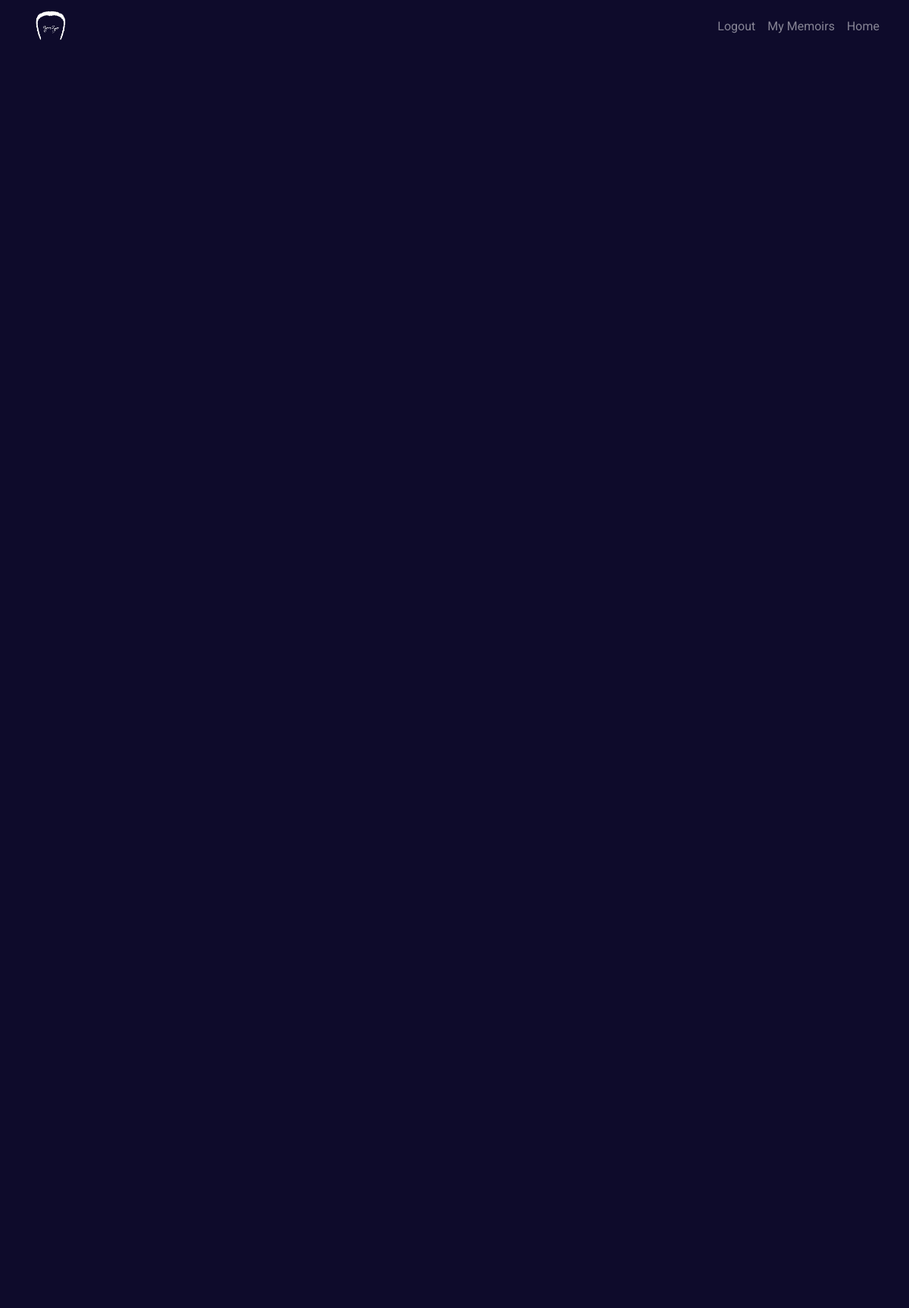
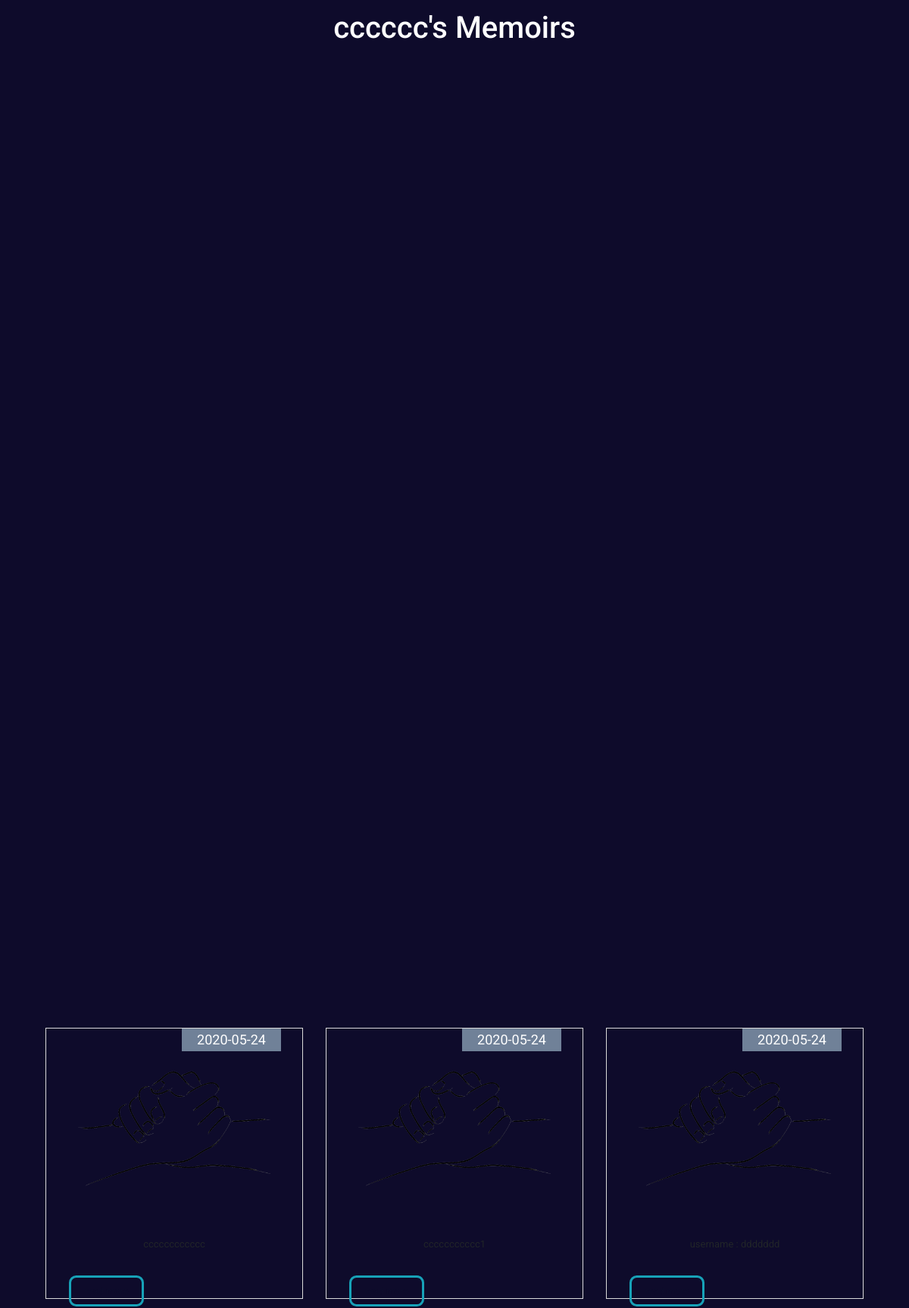
The page /memoirs (signed in, upper part) on the database its author committed (2 pictures, top to bottom).
### Jurzo/models.py (models this page shows, shortened)
class User(db.Model,UserMixin):
    email=db.Column(db.String(50),nullable=False)
    username=db.Column(db.String(),nullable=False,unique=True)
    id=db.Column(db.Integer,primary_key=True)
    password=db.Column(db.String(60),nullable=False)
    page=db.relationship('Page',backref= 'owner' , lazy=True)

class Page(db.Model):
    id = db.Column(db.Integer,primary_key=True)
    user_id= db.Column(db.Integer,db.ForeignKey('user.id'),nullable=False)
    date_created = db.Column(db.DateTime,nullable=False,default= datetime.utcnow)
    name=db.Column(db.Text)
    pet_name= db.Column(db.Text)
    phone_num= db.Column(db.Text)
    address= db.Column(db.Text)
    mail = db.Column(db.Text)
    birthday = db.Column(db.Text)
    nick_name= db.Column(db.Text)
    Quote = db.Column(db.Text)
    Songs = db.Column(db.Text)
    likes = db.Column(db.Text)
    hates = db.Column(db.Text)
    what_us = db.Column(db.Text)
    lastd = db.Column(db.Text)

### Jurzo/routes.py (the view)
@jurzo.route('/memoirs')
@login_required
def memoirs():
    pages  = Page.query.filter_by(owner=current_user)
    Quotes =[]
    From = []
    for page in pages:
        Quotes.append(page.Quote)
        From.append(page.name)
    Front_Content = {Quotes[i] : From[i] for i in range(len(Quotes))}
    return render_template('memoirs.html' , pages = pages, Quotes = Front_Content )

### Jurzo/models.py (called while the page is built)
@login_manager.user_loader
def load_user(userid):
    return User.query.get(int(userid))

### Jurzo/templates/memoirs.html (shortened to what this page needs)
{%extends "layout.html"%}
{%block content%}
<h1 style= "color:white" class="h1">{{current_user.username}}'s Memoirs</h1>
{%endblock content%}
{%block secondary_content%}
<div class="container cta-100 ">
        <div class="container">
          <div class="row blog">
            <div class="col-md-12">
              <div id="blogCarousel" class="carousel slide container-blog" data-ride="carousel">
                <div class="carousel-inner">
                  <div class="carousel-item active">
                    <div class="row">
                      {%for page in pages %}
                      <div class="col-md-4" >
                        <div class="item-box-blog">
                          <div class="item-box-blog-image">
                            <div class="item-box-blog-date bg-blue-ui white"> <span class="mon">{{page.date_created.date()}}</span> </div>
                            <figure> <img alt="" src="{{url_for('static',filename = 'img/Fhands.png')}}"> </figure>
                          </div>
                          <div class="item-box-blog-body">
                            <div class="item-box-blog-data" style="padding: px 15px;">
                              <p> {{page.name}}  </p>
                            </div>
                            <div class="item-box-blog-text">
                            </div>
                            <div class="mt"> <a href="{{url_for('slam',slam_id=page.id)}}" tabindex="0" class="btn btn-outline-info">read more</a> </div>
                          </div>
                        </div>
                      </div>
                      {%endfor%}
                    </div>
                  </div>
                </div>
              </div>
            </div>
          </div>
        </div>
      </div>
 {%endblock secondary_content%}

### Jurzo/static/style.css (style rules this page uses)
body { overflow-x: hidden; font-family: 'Lobster Two', cursive; }
.blog { top: 200px }
.btn { border-width: medium; border-radius: 0.6rem; boder-color:#0e0d2c; padding: .5rem 1.1rem; font-size: .8rem; color:#0e0d2c; }
,footer .text-center { text-align: center; }
.cta-100 { margin-top: 250%; padding-left: 7%%; padding-top: 7%; }
.col-md-4 { padding-bottom:20px; }
.white { color: #fff !important; }
.mt { float: left;margin-top: -20px;padding-top: 20px; }
.bg-blue-ui { background-color: #708198 !important; }
figure img { width:300px; }
#blogCarousel { padding-bottom: 100px; }
.item-box-blog { border: 1px solid #dadada; text-align: center; z-index: 4; padding: 20px; }
.item-box-blog-image { position: relative; }
.item-box-blog-image figure img { width: 100%; height: auto; }
.item-box-blog-date { position: absolute; z-index: 5; padding: 4px 20px; top: -20px; right: 8px; background-color: #41cb52; }
.item-box-blog-date span { color: #fff; display: block; text-align: center; line-height: 1.2; }
.item-box-blog-date span.mon { font-size: 18px; }
.item-box-blog-body { padding: 10px; }
.item-box-blog-data p { font-size: 13px; }
.item-box-blog-text { max-height: 100px; overflow: hidden; }

### Jurzo/static/form.css (style rules this page uses)
body { font-family: 'Roboto', sans-serif; center center fixed; background-size: cover; }

### rows shown on the page
User: username "cccccc"
Page: date_created "2020-05-24", name "cccccccccccc"
Page: date_created "2020-05-24", name "ccccccccccc1"
Page: date_created "2020-05-24", name "username : ddddddd"
